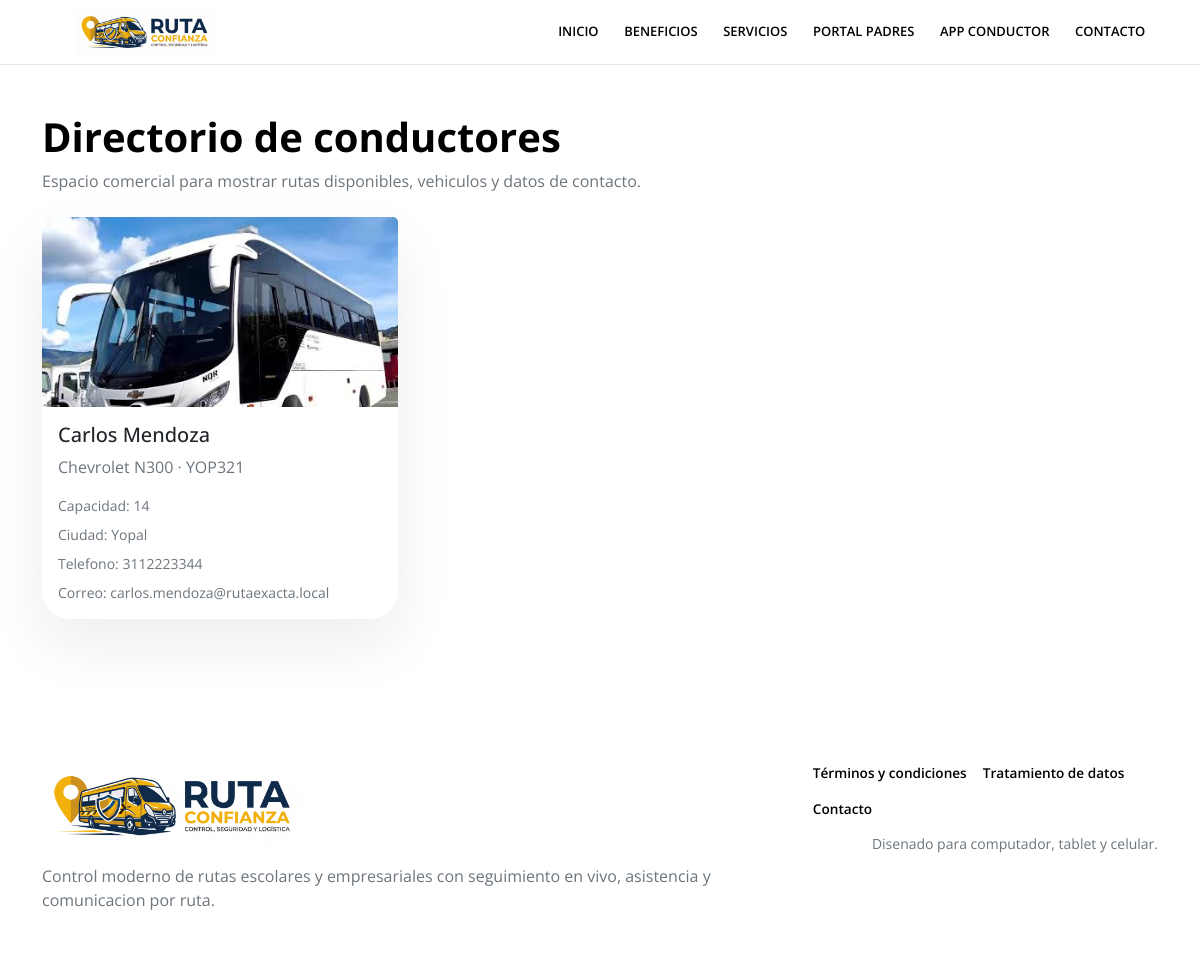
The page /directorio on the database its author committed.
### app/models.py (models this page shows, shortened)
class TimestampMixin:
    created_at = db.Column(db.DateTime, nullable=False, default=datetime.utcnow)
    updated_at = db.Column(db.DateTime, nullable=False, default=datetime.utcnow, onupdate=datetime.utcnow)

class Conductor(TimestampMixin, db.Model):
    __tablename__ = "conductores"
    id = db.Column(db.Integer, primary_key=True)
    nombres = db.Column(db.String(80), nullable=False)
    apellidos = db.Column(db.String(80), nullable=False)
    documento = db.Column(db.String(30), unique=True, nullable=False)
    telefono = db.Column(db.String(25), nullable=False)
    email = db.Column(db.String(120), unique=True, nullable=False)
    password_hash = db.Column(db.String(255), nullable=True)
    pregunta_seguridad = db.Column(db.String(180), nullable=True)
    respuesta_seguridad_hash = db.Column(db.String(255), nullable=True)
    nombre_vehiculo = db.Column(db.String(100), nullable=False)
    placa_vehiculo = db.Column(db.String(15), unique=True, nullable=False)
    capacidad_vehiculo = db.Column(db.Integer, nullable=True)
    color_vehiculo = db.Column(db.String(40), nullable=True)
    ciudad = db.Column(db.String(80), nullable=True)
    descripcion_publica = db.Column(db.Text, nullable=True)
    foto_url = db.Column(db.String(255), nullable=True)
    visible_en_directorio = db.Column(db.Boolean, nullable=False, default=False)
    activo = db.Column(db.Boolean, nullable=False, default=True)
    gps_habilitado = db.Column(db.Boolean, nullable=False, default=False)
    estado_suscripcion = db.Column(
        db.Enum(EstadoSuscripcion),
        nullable=False,
        default=EstadoSuscripcion.PENDIENTE,
    )
    suscripcion_inicia_en = db.Column(db.DateTime, nullable=True)
    suscripcion_vence_en = db.Column(db.DateTime, nullable=True)
    rutas = db.relationship("Ruta", backref="conductor", lazy=True, cascade="all, delete-orphan")
    suscripciones = db.relationship("SuscripcionConductor", backref="conductor", lazy=True, cascade="all, delete-orphan")
    mensajes = db.relationship("MensajeChat", backref="conductor_autor", lazy=True)
    @property
    def nombre_completo(self):
        return f"{self.nombres} {self.apellidos}".strip()
    @property
    def foto_publica_url(self):
        if not self.foto_url:
            return None
        if self.foto_url.startswith(("http://", "https://", "/")):
            return self.foto_url
        return f"/static/{self.foto_url}"

### app/comercial/routes.py (the view)
@comercial_bp.route("/directorio")
def directorio():
    conductores = (
        Conductor.query.filter_by(visible_en_directorio=True, activo=True)
        .order_by(Conductor.nombres.asc())
        .all()
    )
    return render_template("comercial/directorio.html", conductores=conductores)

### app/__init__.py (called while the page is built)
def _register_security_headers(app):
    @app.after_request
    def _set_security_headers(response):
        response.headers.setdefault("X-Content-Type-Options", "nosniff")
        response.headers.setdefault("X-Frame-Options", "SAMEORIGIN")
        response.headers.setdefault("Referrer-Policy", "strict-origin-when-cross-origin")
        response.headers.setdefault(
            "Permissions-Policy",
            "geolocation=(self), camera=(), microphone=(), payment=()",
        )
        if not app.config.get("DEBUG"):
            response.headers.setdefault(
                "Strict-Transport-Security",
                "max-age=31536000; includeSubDomains",
            )
        return response

def _seo_base_url(app):
    configured = (app.config.get("SITE_URL") or "").strip().rstrip("/")
    if configured:
        return configured
    return request.url_root.rstrip("/")

def _register_template_globals(app):
    from app.services.security import PREGUNTAS_SUGERIDAS
    @app.context_processor
    def inject_security_questions():
        return {"preguntas_seguridad": PREGUNTAS_SUGERIDAS}
    @app.context_processor
    def inject_site_base_url():
        return {"site_base_url": _seo_base_url(app)}

### app/templates/comercial/directorio.html (shortened to what this page needs)
{% extends "base.html" %}
{% block content %}
<section class="py-5">
    <div class="container">
        <div class="mb-4">
            <h1 class="fw-bold">Directorio de conductores</h1>
            <p class="text-secondary mb-0">Espacio comercial para mostrar rutas disponibles, vehiculos y datos de contacto.</p>
        </div>
        <div class="row g-4">
            {% for conductor in conductores %}
            <div class="col-md-6 col-xl-4">
                <div class="card h-100 border-0 shadow-soft">
                    {% if conductor.foto_publica_url %}
                    <img class="card-img-top directory-bus-photo" src="{{ conductor.foto_publica_url }}" alt="Buseta de {{ conductor.nombre_completo }}">
                    {% endif %}
                    <div class="card-body">
                        <h2 class="h5">{{ conductor.nombre_completo }}</h2>
                        <p class="text-secondary">{{ conductor.nombre_vehiculo }} · {{ conductor.placa_vehiculo }}</p>
                        <div class="small text-secondary d-grid gap-2">
                            <div>Capacidad: {{ conductor.capacidad_vehiculo or "No definida" }}</div>
                            <div>Ciudad: {{ conductor.ciudad or "No definida" }}</div>
                            <div>Telefono: {{ conductor.telefono }}</div>
                            <div>Correo: {{ conductor.email }}</div>
                        </div>
                    </div>
                </div>
            </div>
            {% endfor %}
        </div>
    </div>
</section>
{% endblock %}

### app/static/css/app.css (style rules this page uses)
:root { --rx-bg: #ffffff; --rx-surface: #ffffff; --rx-border: #e2e8f0; --rx-text: #000000; --rx-muted: #7f7f7f; --rx-primary: #000000; --rx-primary-dark: #333333; --rx-accent: #ffcc00; --rx-shadow: 0 4px 6px -1px rgba(0, 0, 0, 0.1), 0 2px 4px -1px rgba(0, 0, 0, 0.06); }
body { font-family: 'Open Sans', sans-serif; background-color: var(--rx-bg); color: var(--rx-text); }
.shadow-soft, .admin-card { background: rgba(255, 255, 255, 0.9); border: 1px solid rgba(226, 232, 240, 0.9); border-radius: 28px; box-shadow: 0 24px 60px rgba(15, 23, 42, 0.08); }
.directory-bus-photo { height: 190px; object-fit: cover; width: 100%; }
html { scroll-behavior: smooth; }
:root { --admin-nav-offset: 70px; --admin-sidebar-width: 264px; }

### rows shown on the page
Conductor: foto_publica_url (picture), nombre_completo "Carlos Mendoza", nombre_vehiculo "Chevrolet N300", placa_vehiculo "YOP321", capacidad_vehiculo "14", ciudad "Yopal", telefono "3112223344", email "carlos.mendoza@rutaexacta.local"
